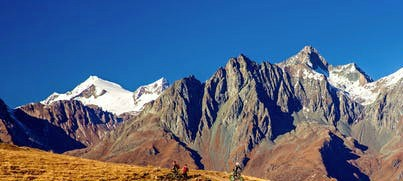
#> input picture CDR_Testing_Archive/match_points/mountain_one.jpg, 403 x 181 px
$ python match_points.py
#> lines starting #> are read from the running program, lines starting #| are printed output that depends on the picture
#!/usr/bin/env python3

##
# A simple example of taking two images and finding the common points between them
##
import sys
import cv2
import numpy
from   matplotlib import pyplot as plt

# OpenCV loads into BGR colorspace but pyplot works in RGB
def bgr2rgb(img):
    b, g, r = cv2.split(img)
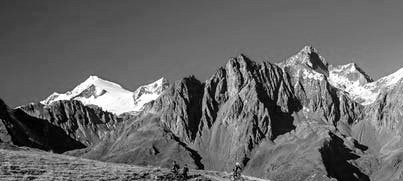
#> g: shape (181, 403); min 0, max 255, mean 103.7
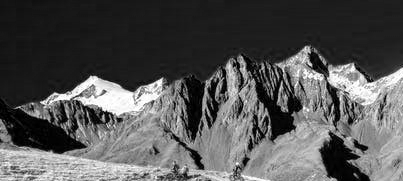
#> r: shape (181, 403); min 0, max 255, mean 84.2
#> img is the input picture: shape (181, 403, 3); mean B, G, R 134, 103.7, 84.2
    return cv2.merge([r, g, b])

# default images
if len(sys.argv) < 3:
    img1_path = "mountain_one.jpg"
    img2_path = "mountain_two.jpg"
else:
    img1_path = sys.argv[1]
    img2_path = sys.argv[2]

img1 = bgr2rgb(cv2.imread(img1_path))
img2 = bgr2rgb(cv2.imread(img2_path))
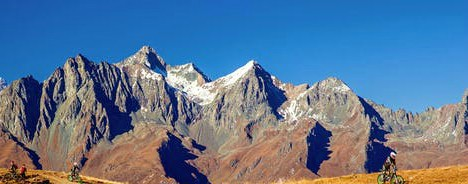
#> input picture CDR_Testing_Archive/match_points/mountain_two.jpg, 468 x 184 px
#> in bgr2rgb (call 2), `b, g, r = cv2.split(img)`:
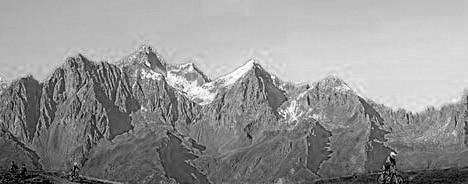
#> b: shape (184, 468); min 0, max 255, mean 148.3
#> in bgr2rgb (call 2), `b, g, r = cv2.split(img)`:
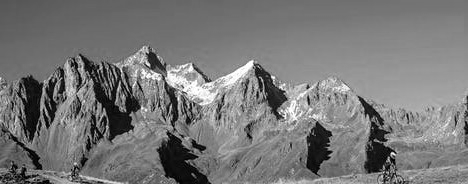
#> g: shape (184, 468); min 0, max 255, mean 119.3
#> in bgr2rgb (call 2), `b, g, r = cv2.split(img)`:
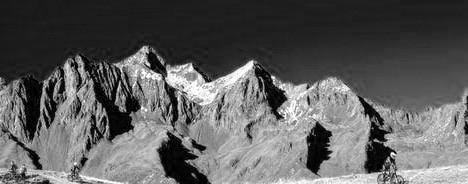
#> r: shape (184, 468); min 0, max 255, mean 93.4
#> in bgr2rgb, img is the input picture: shape (184, 468, 3); mean B, G, R 148.3, 119.3, 93.4

# BRISK detector instead of ORB
brisk = cv2.BRISK_create()
kp1, desc1 = brisk.detectAndCompute(img1, None)
#> kp1 = 1455 keypoints; strongest (x, y, size): (104, 91, 12.9), (92, 85, 14.1), (311, 65, 11.2), (344, 87, 11.4)
kp2, desc2 = brisk.detectAndCompute(img2, None)
#> kp2 = 1547 keypoints; strongest (x, y, size): (391, 153, 12), (182, 87, 11.4), (149, 64, 11.5), (307, 87, 12.3)
# print("# kps: {}, descriptors: {}".format(len(kp1), desc1.shape))
# print("# kps: {}, descriptors: {}".format(len(kp2), desc2.shape))

# Brute force matcher
bf = cv2.BFMatcher(cv2.NORM_HAMMING, crossCheck = True)

matches = bf.match(desc1, desc2)
#> matches = 797 matches
matches = sorted(matches, key = lambda x: x.distance)
# print("{} matches".format(len(matches)))

points1 = numpy.zeros((len(matches), 2), dtype=numpy.float32)
#> points1 = 797 pairs, first value 0 to 0, second value 0 to 0
points2 = numpy.zeros((len(matches), 2), dtype=numpy.float32)
#> points2 = 797 pairs, first value 0 to 0, second value 0 to 0

for x, match in enumerate(matches):
    points1[x, :] = (kp1[match.queryIdx].pt)
    points2[x, :] = (kp2[match.queryIdx].pt)
#> after the loop, points1 = 797 pairs, first value 22.07 to 386.1, second value 46.81 to 164.5; points2 = 797 pairs, first value 16.41 to 446.2, second value 46.76 to 167

h_matrix, mask = cv2.findHomography(points1, points2, cv2.RANSAC)
#> h_matrix = [[0.809, -0.121, -130.8], [-0.0489, 0.599, 23.76], [-0.000529, -0.00138, 1]]; mask = 797 values, max 1 at index 6, min 0 at index 0, mean 0.0414
# [7 lines of commented-out code are left out]
img3 = cv2.drawMatches(img1, kp1, img2, kp2, matches[:20], None, flags=2)
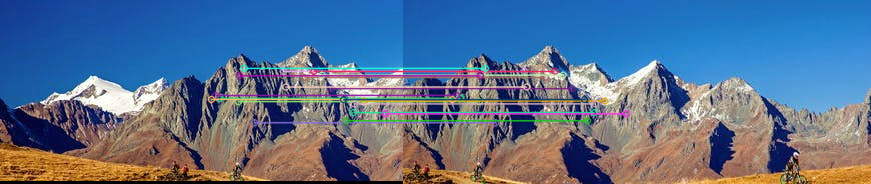
#> img3: shape (184, 871, 3); mean R, G, B 90.1, 112.1, 141.3
plt.imshow(img3)
plt.show()
